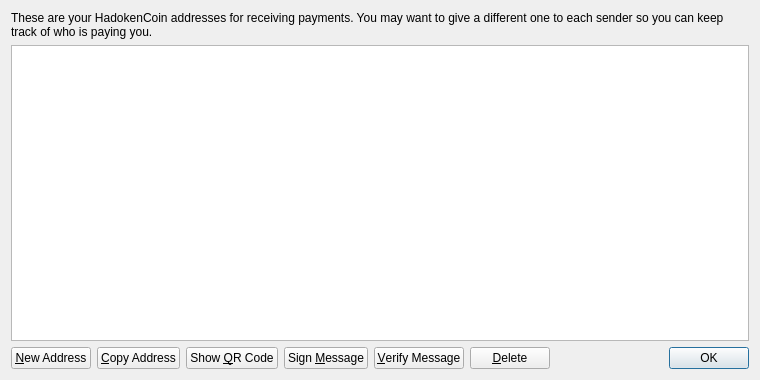
<?xml version="1.0" encoding="UTF-8"?>
<ui version="4.0">
 <class>AddressBookPage</class>
 <widget class="QWidget" name="AddressBookPage">
  <property name="geometry">
   <rect>
    <x>0</x>
    <y>0</y>
    <width>760</width>
    <height>380</height>
   </rect>
  </property>
  <property name="windowTitle">
   <string>Address Book</string>
  </property>
  <layout class="QVBoxLayout" name="verticalLayout">
   <item>
    <widget class="QLabel" name="labelExplanation">
     <property name="text">
      <string>These are your HadokenCoin addresses for receiving payments. You may want to give a different one to each sender so you can keep track of who is paying you.</string>
     </property>
     <property name="textFormat">
      <enum>Qt::PlainText</enum>
     </property>
     <property name="wordWrap">
      <bool>true</bool>
     </property>
    </widget>
   </item>
   <item>
    <widget class="QTableView" name="tableView">
     <property name="contextMenuPolicy">
      <enum>Qt::CustomContextMenu</enum>
     </property>
     <property name="toolTip">
      <string>Double-click to edit address or label</string>
     </property>
     <property name="tabKeyNavigation">
      <bool>false</bool>
     </property>
     <property name="alternatingRowColors">
      <bool>true</bool>
     </property>
     <property name="selectionMode">
      <enum>QAbstractItemView::SingleSelection</enum>
     </property>
     <property name="selectionBehavior">
      <enum>QAbstractItemView::SelectRows</enum>
     </property>
     <property name="sortingEnabled">
      <bool>true</bool>
     </property>
     <attribute name="verticalHeaderVisible">
      <bool>false</bool>
     </attribute>
    </widget>
   </item>
   <item>
    <layout class="QHBoxLayout" name="horizontalLayout">
     <item>
      <widget class="QPushButton" name="newAddressButton">
       <property name="toolTip">
        <string>Create a new address</string>
       </property>
       <property name="text">
        <string>&amp;New Address</string>
       </property>
       <property name="icon">
        <iconset resource="../bitcoin.qrc">
         <normaloff>:/icons/add</normaloff>:/icons/add</iconset>
       </property>
      </widget>
     </item>
     <item>
      <widget class="QPushButton" name="copyToClipboard">
       <property name="toolTip">
        <string>Copy the currently selected address to the system clipboard</string>
       </property>
       <property name="text">
        <string>&amp;Copy Address</string>
       </property>
       <property name="icon">
        <iconset resource="../bitcoin.qrc">
         <normaloff>:/icons/editcopy</normaloff>:/icons/editcopy</iconset>
       </property>
      </widget>
     </item>
     <item>
      <widget class="QPushButton" name="showQRCode">
       <property name="text">
        <string>Show &amp;QR Code</string>
       </property>
       <property name="icon">
        <iconset resource="../bitcoin.qrc">
         <normaloff>:/icons/qrcode</normaloff>:/icons/qrcode</iconset>
       </property>
      </widget>
     </item>
     <item>
      <widget class="QPushButton" name="signMessage">
       <property name="toolTip">
        <string>Sign a message to prove you own a HadokenCoin address</string>
       </property>
       <property name="text">
        <string>Sign &amp;Message</string>
       </property>
       <property name="icon">
        <iconset resource="../bitcoin.qrc">
         <normaloff>:/icons/edit</normaloff>:/icons/edit</iconset>
       </property>
      </widget>
     </item>
     <item>
      <widget class="QPushButton" name="verifyMessage">
       <property name="toolTip">
        <string>Verify a message to ensure it was signed with a specified HadokenCoin address</string>
       </property>
       <property name="text">
        <string>&amp;Verify Message</string>
       </property>
       <property name="icon">
        <iconset resource="../bitcoin.qrc">
         <normaloff>:/icons/transaction_0</normaloff>:/icons/transaction_0</iconset>
       </property>
      </widget>
     </item>
     <item>
      <widget class="QPushButton" name="deleteButton">
       <property name="toolTip">
        <string>Delete the currently selected address from the list</string>
       </property>
       <property name="text">
        <string>&amp;Delete</string>
       </property>
       <property name="icon">
        <iconset resource="../bitcoin.qrc">
         <normaloff>:/icons/remove</normaloff>:/icons/remove</iconset>
       </property>
      </widget>
     </item>
     <item>
      <spacer name="horizontalSpacer">
       <property name="orientation">
        <enum>Qt::Horizontal</enum>
       </property>
       <property name="sizeHint" stdset="0">
        <size>
         <width>40</width>
         <height>20</height>
        </size>
       </property>
      </spacer>
     </item>
     <item>
      <widget class="QDialogButtonBox" name="buttonBox">
       <property name="sizePolicy">
        <sizepolicy hsizetype="Maximum" vsizetype="Fixed">
         <horstretch>0</horstretch>
         <verstretch>0</verstretch>
        </sizepolicy>
       </property>
       <property name="standardButtons">
        <set>QDialogButtonBox::Ok</set>
       </property>
      </widget>
     </item>
    </layout>
   </item>
  </layout>
 </widget>
 <resources>
  <include location="../bitcoin.qrc"/>
 </resources>
 <connections/>
</ui>
